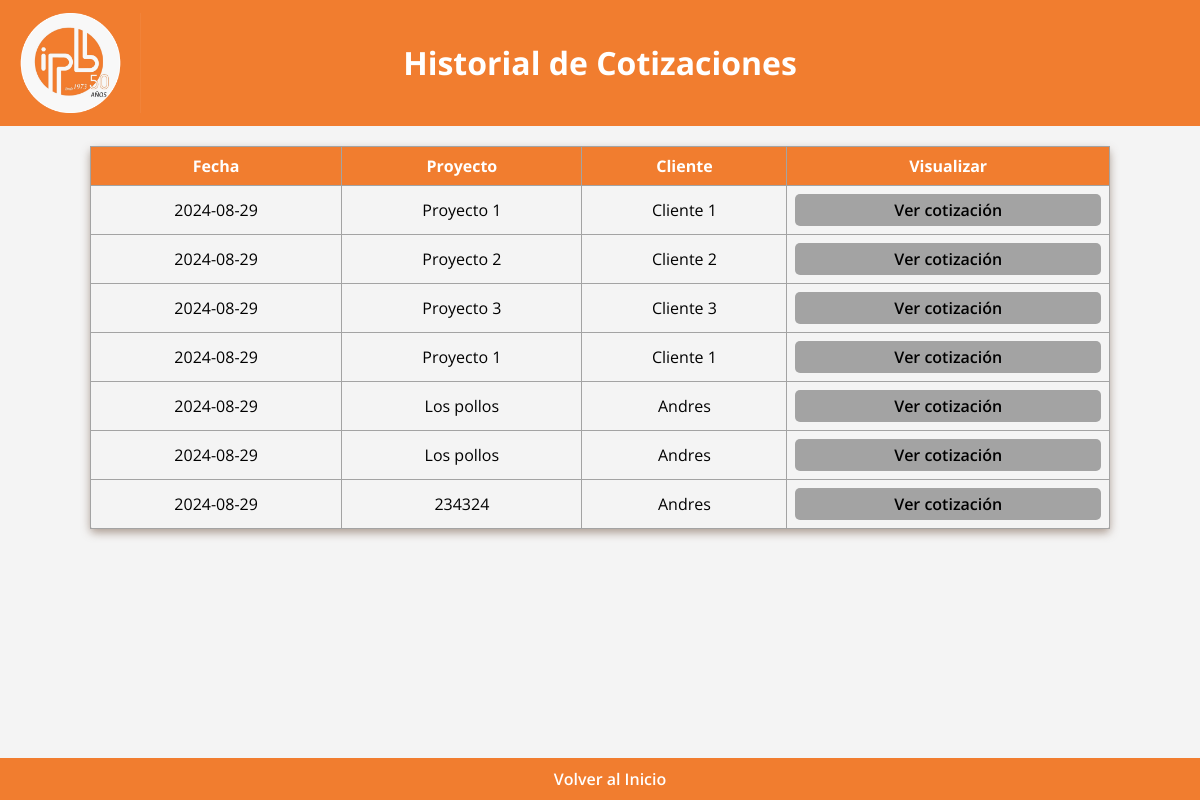
The page /lista_cotizaciones on the database as committed earlier.
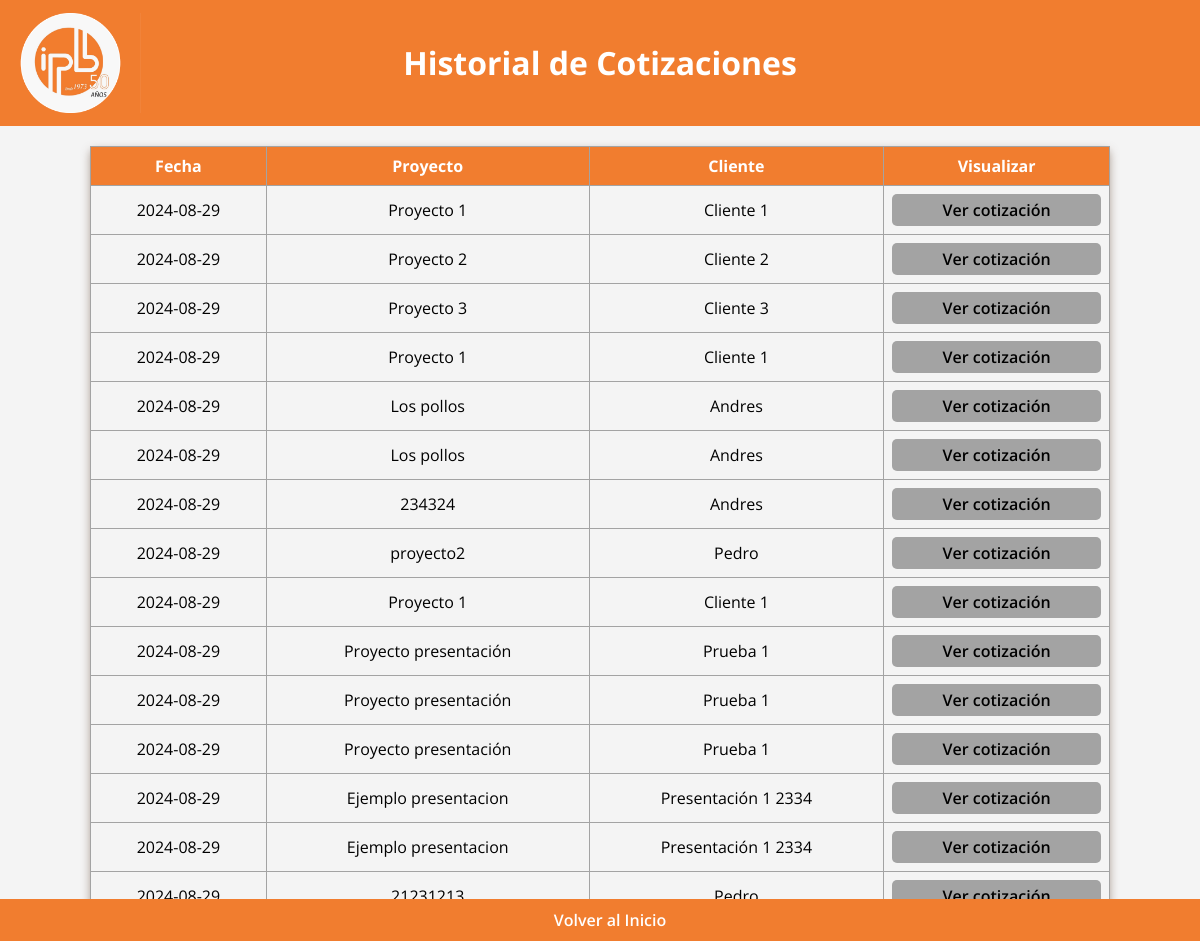
The same page on the database as committed later.
### app.py (models this page shows, shortened)
class Cotizacion(db.Model):
    id = db.Column(db.Integer, primary_key=True)
    fecha = db.Column(db.Date, default=lambda: datetime.now(pytz.timezone('America/Bogota')).date())
    ciudad = db.Column(db.String(100), nullable=False)
    empresa = db.Column(db.String(100), nullable=False)
    proyecto = db.Column(db.String(100), nullable=False)
    plazo = db.Column(db.String(100), nullable=False)
    entrega = db.Column(db.String(100), nullable=False)
    anticipo = db.Column(db.Integer, nullable=False)
    p_acta = db.Column(db.Integer, nullable=False)
    f_acta = db.Column(db.Integer, nullable=False)
    consecutivo = db.Column(db.Integer, nullable=False)
    version_padre_id = db.Column(db.Integer, db.ForeignKey('cotizacion.id'), nullable=True)
    versiones = db.relationship('Cotizacion', backref=db.backref('version_padre', remote_side=[id]), lazy=True)
    productos_detalle = db.relationship('CotizacionProducto', backref='cotizacion', lazy=True)
    cliente_id = db.Column(db.Integer, db.ForeignKey('cliente.id'), nullable=False)
    cliente = db.relationship('Cliente', backref=db.backref('cotizaciones', lazy=True))
    servicio = db.Column(db.String(1000), nullable=False, default="v")

class Cliente(db.Model):
    id = db.Column(db.Integer, primary_key=True)
    nombre = db.Column(db.String(100), nullable=False)
    celular = db.Column(db.Integer, nullable=False)
    email = db.Column(db.String(100), nullable=False)
    """
    cotizacion_id = db.Column(db.Integer, db.ForeignKey('cotizacion.id'))
    cotizaciones = db.relationship('Cotizacion', back_populates='clienten', order_by='Cotizacion.id')
    """

### app.py (the view)
@app.route('/lista_cotizaciones')
def listar_cotizaciones():
    cotizaciones = Cotizacion.query.all()
    return render_template('lista_cotizaciones.html', cotizaciones=cotizaciones)

### templates/lista_cotizaciones.html (shortened to what this page needs)
<!DOCTYPE html>
<html lang="en">
<head>
    <link rel="stylesheet" href="{{ url_for('static', filename='styleListaCotizaciones.css') }}">
</head>
<body>
    <header>
        <img src="static/logobonito.png" alt="Logo de IPB SAS" class="logobonito">
        <h1>Historial de Cotizaciones</h1>
    </header>
    <table id="myTable" border="1" class="cotizaciones">
        <thead>
            <tr>
                <th>Fecha</th>
                <th>Proyecto</th>
                <th>Cliente</th>
                <th>Visualizar</th>
            </tr>
        </thead>
        <tbody>
            {% for cotizacion in cotizaciones%}
            <tr>
                <td>{{ cotizacion.fecha }}</td>
                <td>{{ cotizacion.proyecto }}</td>
                <td>{{ cotizacion.cliente.nombre }}</td>
                <td><a href="/versiones_cotizacion/{{cotizacion.id}}"class="btn-ver-cotizacion">Ver cotización</a></td>
            </tr>
            {% endfor %}
        </tbody>
    </table>
    <footer>
        <a href="/" class="support-link">Volver al Inicio</a>
    </footer>
</body>
</html>

### static/styleListaCotizaciones.css (style rules this page uses)
body { font-family: 'Open Sans', Arial, sans-serif; margin: 0; padding: 0; box-sizing: border-box; background-color: #f4f4f4; }
header { background-color: #f17d2f; color: white; padding: 20px; text-align: center; position: relative; }
header .logobonito { height: 100px; width: auto; position: absolute; top: 50%; left: 0; transform: translateY(-50%); }
th, td { padding: 8px; text-align: center; border-bottom: 1px solid #a3a3a3; }
th { background-color: #f17d2f; color: white; }
#myTable { border-collapse: collapse; width: 85%; margin: 20px auto; border: 1px solid #a3a3a3; border-radius: 5px; box-shadow: 0 4px 8px #6b4e3a80; }
.btn-ver-cotizacion { display: block; padding: 5px 2px; background-color: #a3a3a3; color: rgb(0, 0, 0); border: none; border-radius: 5px; text-decoration: none; text-align: center; font-weight: 600; cursor: pointer; transition: background-color 0.3s ease; }
footer { background-color: #f17d2f; color: white; padding: 10px; text-align: center; position: fixed; width: 100%; bottom: 0; }
.support-link { color: white; text-decoration: none; font-weight: 600; }

Rows that differ between the two databases and show on the page:
added Cotizacion: fecha "2024-08-29", proyecto "proyecto2", cliente.nombre "Pedro"
added Cotizacion: fecha "2024-08-29", proyecto "Proyecto 1", cliente.nombre "Cliente 1"
added Cotizacion: fecha "2024-08-29", proyecto "Proyecto presentación", cliente.nombre "Prueba 1"
added Cotizacion: fecha "2024-08-29", proyecto "Proyecto presentación", cliente.nombre "Prueba 1"
added Cotizacion: fecha "2024-08-29", proyecto "Proyecto presentación", cliente.nombre "Prueba 1"
added Cotizacion: fecha "2024-08-29", proyecto "Ejemplo presentacion", cliente.nombre "Presentación 1 2334"
added Cotizacion: fecha "2024-08-29", proyecto "Ejemplo presentacion", cliente.nombre "Presentación 1 2334"
added Cotizacion: fecha "2024-08-29", proyecto "21231213", cliente.nombre "Pedro"
